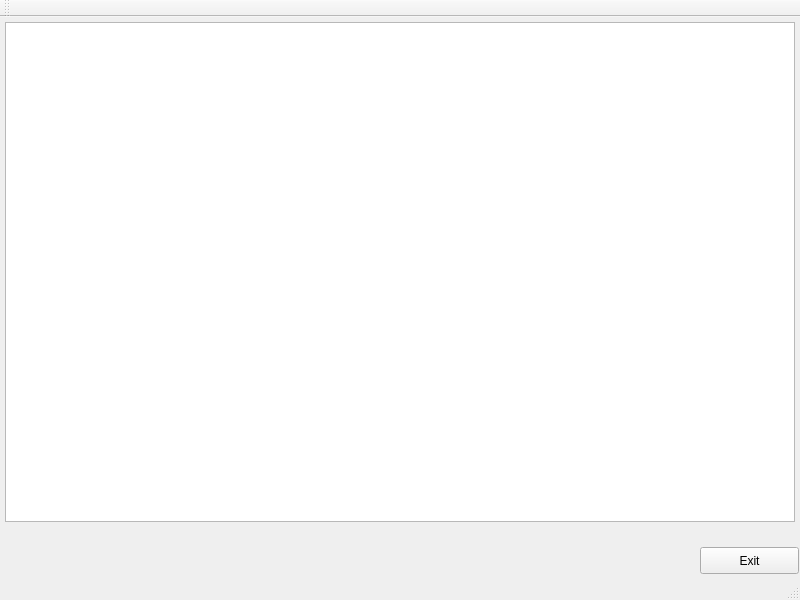
<?xml version="1.0" encoding="UTF-8"?>
<ui version="4.0">
 <class>MainWindow</class>
 <widget class="QMainWindow" name="MainWindow">
  <property name="geometry">
   <rect>
    <x>0</x>
    <y>0</y>
    <width>800</width>
    <height>600</height>
   </rect>
  </property>
  <property name="sizePolicy">
   <sizepolicy hsizetype="Preferred" vsizetype="Preferred">
    <horstretch>0</horstretch>
    <verstretch>0</verstretch>
   </sizepolicy>
  </property>
  <property name="minimumSize">
   <size>
    <width>800</width>
    <height>600</height>
   </size>
  </property>
  <property name="maximumSize">
   <size>
    <width>800</width>
    <height>600</height>
   </size>
  </property>
  <property name="windowTitle">
   <string>NOSTS_GUI v 0.1</string>
  </property>
  <widget class="QWidget" name="centralWidget">
   <widget class="QPushButton" name="pushButton">
    <property name="geometry">
     <rect>
      <x>700</x>
      <y>530</y>
      <width>99</width>
      <height>27</height>
     </rect>
    </property>
    <property name="text">
     <string>Exit</string>
    </property>
   </widget>
   <widget class="QPlainTextEdit" name="outputTextBox">
    <property name="geometry">
     <rect>
      <x>5</x>
      <y>5</y>
      <width>790</width>
      <height>500</height>
     </rect>
    </property>
   </widget>
  </widget>
  <widget class="QToolBar" name="mainToolBar">
   <attribute name="toolBarArea">
    <enum>TopToolBarArea</enum>
   </attribute>
   <attribute name="toolBarBreak">
    <bool>false</bool>
   </attribute>
  </widget>
  <widget class="QStatusBar" name="statusBar"/>
 </widget>
 <layoutdefault spacing="6" margin="11"/>
 <resources/>
 <connections/>
</ui>
